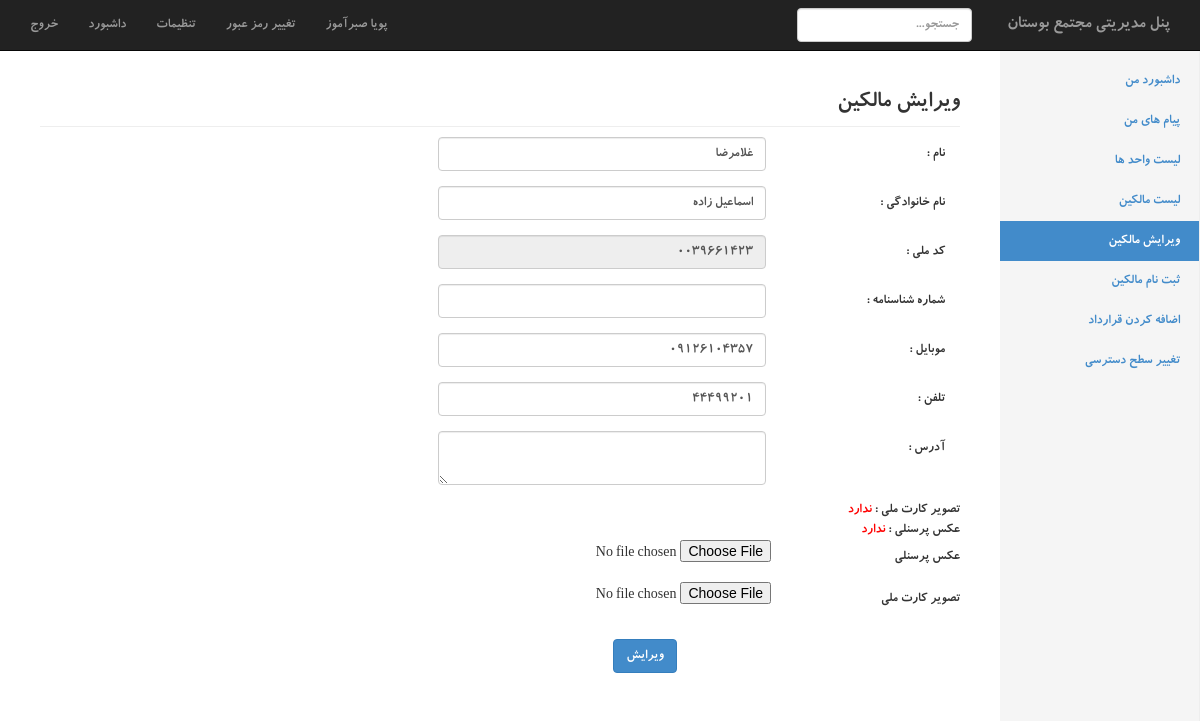
The app's page /index.php?page=users_edit&user_melli_code=0039661423 (signed in) with its own data.
### tables this page shows
CREATE TABLE IF NOT EXISTS `users` (
`id` int(11) NOT NULL,
  `first_name` varchar(250) NOT NULL,
  `last_name` varchar(250) NOT NULL,
  `melli_code` varchar(250) NOT NULL,
  `shenasname` varchar(250) NOT NULL,
  `mobile` varchar(250) NOT NULL,
  `tel` varchar(250) NOT NULL,
  `address` text NOT NULL,
  `birthday` bigint(20) NOT NULL,
  `personal_image` varchar(250) NOT NULL,
  `karte_melli_image` varchar(250) NOT NULL
);

### include/users_edit.php (the view, shortened to what this page needs)
<h3 class="sub-header">ویرایش مالکین</h3>
<?php
if(isset($_POST['user_find'])){
	$melli_code = $_POST['melli_code'];
	$update_profile_query = "SELECT * FROM users WHERE melli_code='$melli_code';";
	$update_profile_result = $mysqli->query($update_profile_query);
	$update_profile_row = $update_profile_result->fetch_assoc();
}
?>
<div class="row">
    <div class="col-lg-12">
        	  <form method="post" role="form" class="form-horizontal col-sm-10 col-xs-10 col-md-7 pull-right" enctype="multipart/form-data" dir="rtl">
  <div class="form-group">
           <div class="col-sm-8"><input id="first_name" class="form-control" type="text" value="<?php echo $update_profile_row['first_name'] ;?>" name="first_name" tabindex="1" autofocus></div>
           <label class="control-label col-sm-4" for="first_name">نام : </label>
 </div>
 <div class="form-group">
            <div class="col-sm-8"><input class="form-control" value="<?php echo $update_profile_row['last_name'] ;?>" type="text" name="last_name" tabindex="2"></div>
            <label class="control-label col-sm-4" for="last_name">نام خانوادگی : </label>
 </div>
 <div class="form-group">
            <div class="col-sm-8"><input class="form-control numeric"  value="<?php echo $update_profile_row['melli_code'] ;?>" disabled type="text" name="melli_code" maxlength="10" tabindex="3"></div>
            <label class=" control-label col-sm-4" for="melli_code">کد ملی : </label>
  </div>
  <div class="form-group">
            <div class="col-sm-8"><input class="form-control numeric" type="text"  value="<?php echo $update_profile_row['shenasname'] ;?>" name="shenasname" maxlength="10" tabindex="3"></div>
            <label class=" control-label col-sm-4" for="shenasname">شماره شناسنامه : </label>
  </div>
  <div class="form-group">
            <div class="col-sm-8"><input type="text"  maxlength="11" value="<?php echo $update_profile_row['mobile'] ;?>" class="form-control" name="mobile" tabindex="4"></div>
            <label class=" control-label col-sm-4" for="mobile">موبایل : </label>
  </div>
  <div class="form-group">
            <div class="col-sm-8"><input class="form-control"  value="<?php echo $update_profile_row['tel'] ;?>" maxlength="12" type="text" name="tel" tabindex="5"></div>
            <label class=" control-label col-sm-4" for="tel">تلفن : </label>
  </div>
  <div class="form-group">
            <div class="col-sm-8"><textarea class="form-control" tabindex="6"  name="address"><?php echo $update_profile_row['address'] ;?></textarea></div>
            <label class="control-label col-sm-4" for="address">آدرس : </label>
   </div>
  <div class="form-group">
           <?php if($update_profile_row['karte_melli_image']){
				$update_profile_row['karte_melli_image'] = '<a target="_blank" href="images/users/melli_card/'.$update_profile_row['karte_melli_image'].'"><img src="images/users/melli_card/'.$update_profile_row['karte_melli_image'].'" width="30"></a>';
				}else{
				$update_profile_row['karte_melli_image'] = '<span style="color:red">ندارد</span>';
					}
			if($update_profile_row['personal_image']){
				$update_profile_row['personal_image'] = '<a target="_blank" href="images/users/personal/'.$update_profile_row['personal_image'].'"><img src="images/users/personal/'.$update_profile_row['personal_image'].'" width="30"></a>';
				}else{
				$update_profile_row['personal_image'] = '<span style="color:red">ندارد</span>';
					}
			echo 'تصویر کارت ملی : '.$update_profile_row['karte_melli_image'].'<br>';
			echo 'عکس پرسنلی : '.$update_profile_row['personal_image'];
		?>
        <div class="form-group">
        <div class="col-sm-8"><input class="" type="file" name="personal_image" tabindex="8"></div>
            <label class=" control-label col-sm-4" for="personal_image">عکس پرسنلی</label>
         </div>
       <div class="form-group">
        <div class="col-sm-8"><input class="" type="file" name="karte_melli_image" tabindex="9"></div>
            <label class=" control-label col-sm-4" for="karte_melli_image">تصویر کارت ملی</label>
        </div>
  </div>
      <div class="col-sm-6">
            <input type="submit" name="go_update" class=" btn btn-primary" value="ویرایش" tabindex="10">
       </div>
    </form>
    </div>
</div>

### css/dashboard.css (style rules this page uses)
body { padding-top: 50px; direction:rtl; font-family:bkoodakbold,tahoma; }
.sub-header { padding-bottom: 10px; border-bottom: 1px solid #eee; }

### records on screen
users: first_name "غلامرضا", last_name "اسماعیل زاده", melli_code "0039661423", mobile "09126104357", tel "44499201"

### other values on screen
$_SESSION['MM_admin_first_name'] "پویا"
$_SESSION['MM_admin_last_name'] "صبرآموز"
